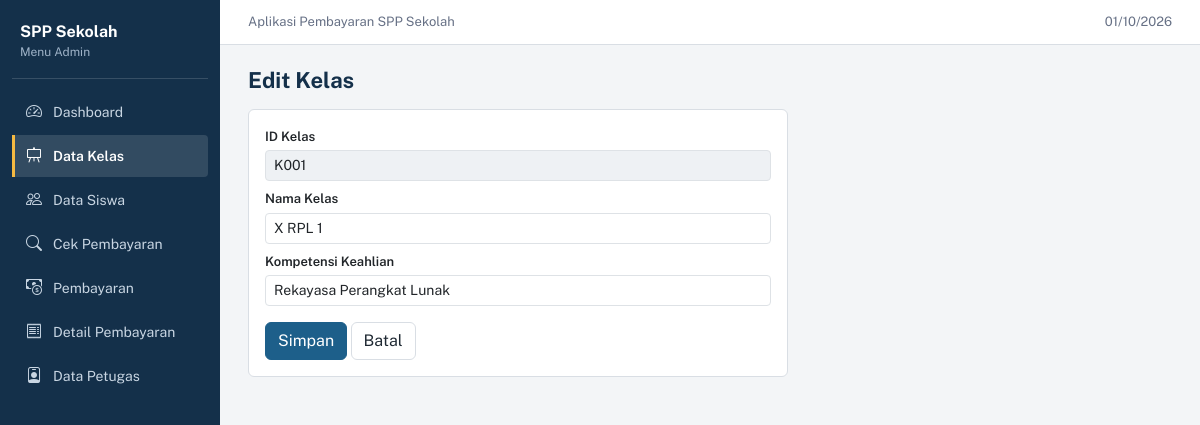
Screenshot of /kelas_form.php?id=K001 with the database file from the repository.
### tables this page shows
CREATE TABLE `tb_kelas` (
  `id_kelas` varchar(11) NOT NULL,
  `nama_kelas` varchar(10) NOT NULL,
  `komp_keahlian` varchar(50) NOT NULL
);

### includes/fungsi.php (called while the page is built, shortened)
<?php
require_once __DIR__ . '/koneksi.php';
function ambil($sql, $params = [])
{
    global $koneksi;
    $st = $koneksi->prepare($sql);
    if ($params) {
        $st->bind_param(str_repeat('s', count($params)), ...$params);
    }
    $st->execute();
    $hasil = $st->get_result();
    $baris = $hasil ? $hasil->fetch_all(MYSQLI_ASSOC) : [];
    return $baris;
}
function ambilSatu($sql, $params = [])
{
    $baris = ambil($sql, $params);
    return $baris ? $baris[0] : null;
}
function e($teks)
{
    return htmlspecialchars((string) $teks, ENT_QUOTES, 'UTF-8');
}

### kelas_form.php (the view, shortened to what this page needs)
<?php
require_once 'includes/fungsi.php';
$id = $_GET['id'] ?? '';
$data = null;
if ($id !== '') {
    $data = ambilSatu('SELECT * FROM tb_kelas WHERE id_kelas = ?', [$id]);
}
$nama = $data['nama_kelas'] ?? '';
$keahlian = $data['komp_keahlian'] ?? '';
include 'includes/header.php';
?>
<div class="card form-kecil"><div class="card-body">
    <form method="post">
        <?php if ($data): ?>
            <label class="form-label">ID Kelas</label>
            <input type="text" class="form-control form-control-sm" value="<?= e($data['id_kelas']) ?>" readonly>
        <?php endif; ?>
        <label class="form-label mt-2">Nama Kelas</label>
        <input type="text" name="nama_kelas" class="form-control form-control-sm" maxlength="10" value="<?= e($nama) ?>" placeholder="contoh: X RPL 1" required>
        <label class="form-label mt-2">Kompetensi Keahlian</label>
        <input type="text" name="komp_keahlian" class="form-control form-control-sm" maxlength="50" value="<?= e($keahlian) ?>" placeholder="contoh: Rekayasa Perangkat Lunak" required>
        <div class="mt-3">
            <button class="btn btn-secondary">Simpan</button>
            <a href="kelas.php" class="btn btn-outline-secondary">Batal</a>
        </div>
    </form>
</div></div>
<?php include 'includes/footer.php'; ?>

### assets/css/style.css (style rules this page uses)
:root { --navy: #14304a; --navy-terang: #1d4266; --biru: #1d5f8a; --biru-gelap: #164b6e; --amber: #f4b942; --latar: #f3f5f7; --garis: #d9dee4; --teks: #1f2933; --teks-redup: #667085; --hijau: #166534; --hijau-muda: #dcfce7; --merah: #b42318; --merah-muda: #fee4e2; }
body { font-family: 'Public Sans', system-ui, -apple-system, 'Segoe UI', Arial, sans-serif; font-size: 14px; color: var(--teks); background: var(--latar); }
.card { border: 1px solid var(--garis); border-radius: 6px; box-shadow: none; }
.form-kecil { max-width: 540px; }
.form-label { font-weight: 600; font-size: 13px; margin-bottom: 4px; }
.form-control[readonly] { background: #eef1f4; }
.btn-secondary { background: var(--biru); border-color: var(--biru); }
.btn-outline-secondary { color: var(--teks); border-color: var(--garis); background: #fff; }

### rows the page displays
tb_kelas: id_kelas "K001", nama_kelas "X RPL 1", komp_keahlian "Rekayasa Perangkat Lunak"

### other values shown
$m[1] "Dashboard"
$m[1] "Data Kelas"
$m[1] "Data Siswa"
$m[1] "Cek Pembayaran"
$m[1] "Pembayaran"
$m[1] "Detail Pembayaran"
$m[1] "Data Petugas"
$judul "Edit Kelas"
